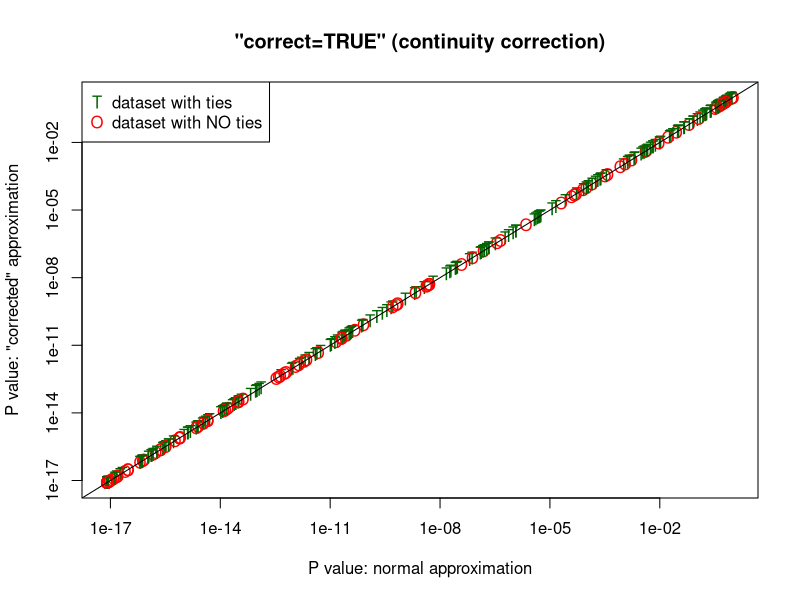
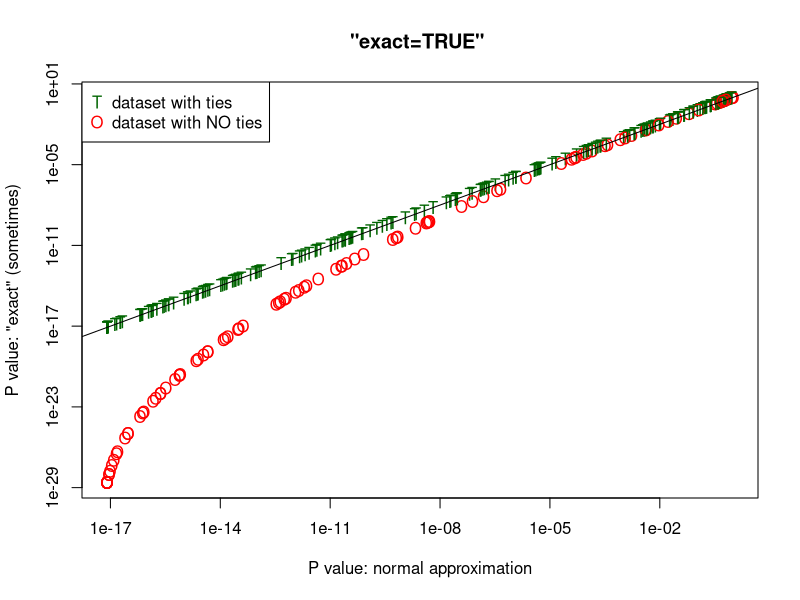
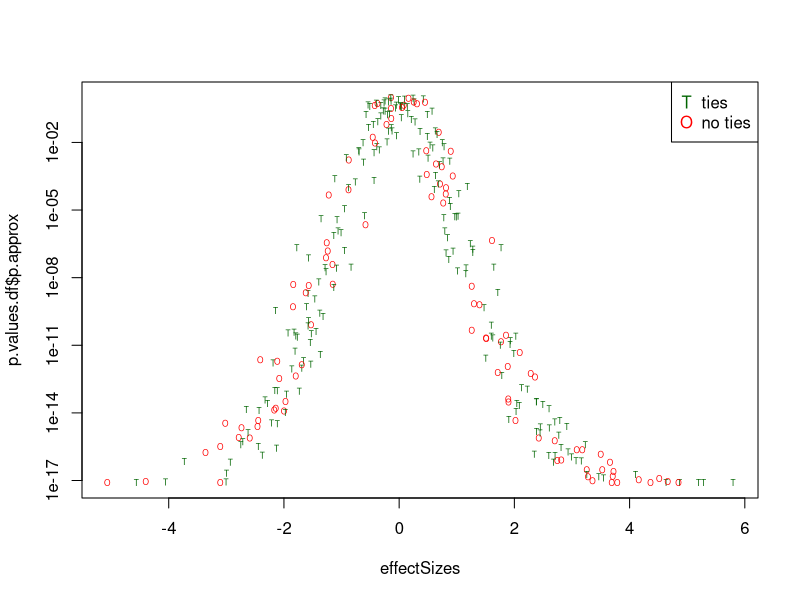
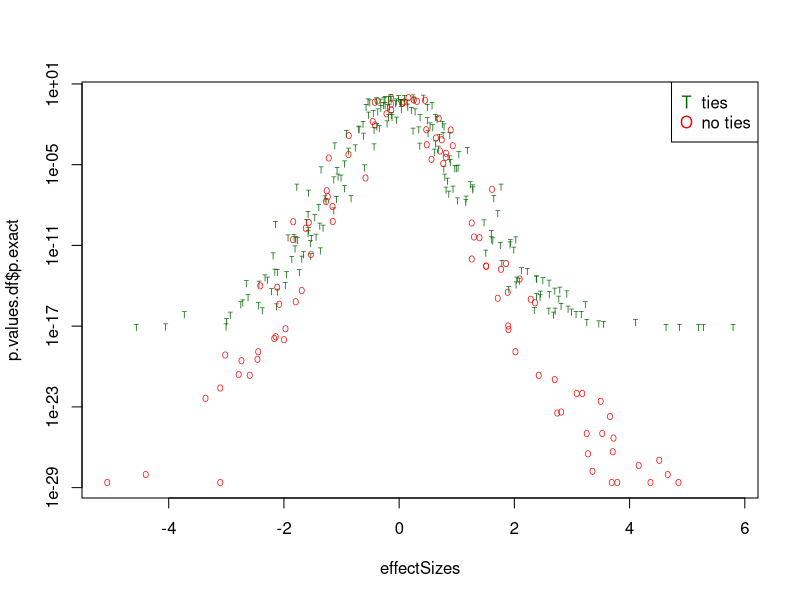

Write R code to recreate these figures, in order.
## ---- chunk 1
knitr::opts_chunk$set(echo = TRUE)
## ---- chunk 2
sampleSize = 100
nFeatures = 300
DIGITS = 3
## ---- chunk 3
outcomeClass = rbinom(sampleSize, 1, 1/2)
effectSizes = rnorm(nFeatures) * 2
## ---- chunk 4
do.wilcoxes = function(Xrounded) {
  X0 <- Xrounded[outcomeClass==0]
  X1 <- Xrounded[outcomeClass==1]
  data.frame(p.approx = wilcox.test(X0, X1)$p.value,
             p.correct = wilcox.test(X0, X1, correct=T)$p.value,
             p.exact = wilcox.test(X0, X1, exact=T)$p.value,
             anyTied = length(unique(Xrounded)) < sampleSize 
                  # not all unique.
   )
}
#options.saved = options(warn=-1)
p.values.list = lapply(effectSizes, function(effSize){
  X = rnorm(sampleSize) + effSize*outcomeClass
  Xrounded <<- round(X, digits=DIGITS)
  do.wilcoxes(Xrounded)
 }
)
#options(options.saved)
## ---- chunk 5
library(plyr)
p.values.df = ldply(p.values.list)
table(p.values.df$anyTied)

## ---- chunk 6
colors = c("red","darkgreen")[p.values.df$anyTied+1]  
cex = c(1,1)[p.values.df$anyTied+1]  
pch = c("O", "T")[p.values.df$anyTied+1]  
with(p.values.df, {
    plot(p.approx, p.correct, log="xy", col=colors, pch=pch, cex=cex, 
         xlab="P value: normal approximation", 
         ylab="P value: \"corrected\" approximation")
    abline(a=0,b=1)
    title('"correct=TRUE" (continuity correction)')
  legend(x = 'topleft', legend=c('dataset with ties', 'dataset with NO ties'), pch=c('T', 'O'), col=c('darkgreen', 'red'))
}

)
## ---- chunk 7
with(p.values.df, {
    plot(p.approx,p.exact, log="xy", col=colors, pch=pch, cex=cex,
         xlab="P value: normal approximation", 
         ylab="P value: \"exact\" (sometimes)")
    abline(a=0,b=1)
    title('"exact=TRUE" ')
    legend(x = 'topleft', legend=c('dataset with ties', 
                                   'dataset with NO ties'),
           pch=c('T', 'O'), col=c('darkgreen', 'red'))

  }
)
## ---- chunk 8
plot(effectSizes, p.values.df$p.approx, pch = pch, cex=1/2, col = colors, log='y')
legend(x = 'topright', legend=c('ties', 'no ties'), pch=c('T', 'O'), col=c('darkgreen', 'red'))
## ---- chunk 9
plot(effectSizes, p.values.df$p.exact, pch = pch, cex=1/2, col = colors, log='y')
legend(x = 'topright', legend=c('ties', 'no ties'), pch=c('T', 'O'), col=c('darkgreen', 'red'))

## ---- chunk 10
effSize = 2

## ---- chunk 11
X = rnorm(sampleSize) + effSize*outcomeClass
X[2] = X[1] + 0.0001   #almost a tie
do.wilcoxes(X)
## ---- chunk 12
t(
  sapply(6:0, function(digits) {
    c(digits=digits, do.wilcoxes(round(X, digits=digits)))
    }
    )
)
## ---- chunk 13
Xrounded3 = round(X, digits=3)
do.wilcoxes(Xrounded3)
which(duplicated(Xrounded3))
ties = which(duplicated(Xrounded3))
Xbrokentie = Xrounded3
Xbrokentie[ties] = Xbrokentie[ties] + 1e-7
do.wilcoxes(Xbrokentie)
## ---- chunk 14
nREPS = 200
timingFor.Xrounded3 = system.time(for(i in 1:nREPS)do.wilcoxes(Xrounded3))['user.self']
timingFor.Xbrokentie = system.time(for(i in 1:nREPS)do.wilcoxes(Xbrokentie))['user.self']
